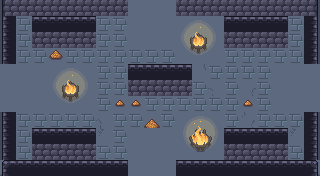

This is a level from a 2D game, rendered from its Tiled map with the project's own tilesets. A one-line summary and the complete map file follow:
An orthogonal 20x11 tile map with 16x16 px tiles, 6 tile layers (ground, dressing, decor, walls, ...), 5 tilesets and 12 objects (5x ENTRY, 5x ENEMY, 2x PROP).

<map version="1.10" tiledversion="1.10.2" orientation="orthogonal" renderorder="right-down" width="20" height="11" tilewidth="16" tileheight="16" infinite="0" nextlayerid="8" nextobjectid="13">
 <tileset firstgid="1" name="wall" tilewidth="16" tileheight="16" tilecount="493" columns="17">
  <image source="../../../gfx/tiles/cove/walls_floor.png" width="272" height="464" />
 </tileset>
 <tileset firstgid="494" name="cracks" tilewidth="16" tileheight="16" tilecount="120" columns="8">
  <image source="../../../gfx/tiles/cove/cracks_floor.png" width="128" height="240" />
 </tileset>
 <tileset firstgid="614" name="wallcracks" tilewidth="16" tileheight="16" tilecount="256" columns="8">
  <image source="../../../gfx/tiles/cove/cracks_walls.png" width="128" height="512" />
 </tileset>
 <tileset firstgid="870" name="objects" tilewidth="16" tileheight="16" tilecount="216" columns="24">
  <image source="../../../gfx/tiles/cove/objects.png" width="384" height="144" />
 </tileset>
 <tileset firstgid="1086" name="fire" tilewidth="16" tileheight="16" tilecount="198" columns="11">
  <image source="../../../gfx/tiles/cove/fire.png" width="176" height="288" />
  <tile id="0">
   <animation>
    <frame tileid="0" duration="150" />
    <frame tileid="33" duration="150" />
    <frame tileid="66" duration="150" />
    <frame tileid="99" duration="150" />
    <frame tileid="132" duration="150" />
    <frame tileid="165" duration="150" />
   </animation>
  </tile>
  <tile id="1">
   <animation>
    <frame tileid="1" duration="150" />
    <frame tileid="34" duration="150" />
    <frame tileid="67" duration="150" />
    <frame tileid="100" duration="150" />
    <frame tileid="133" duration="150" />
    <frame tileid="166" duration="150" />
   </animation>
  </tile>
  <tile id="2">
   <animation>
    <frame tileid="2" duration="150" />
    <frame tileid="35" duration="150" />
    <frame tileid="68" duration="150" />
    <frame tileid="101" duration="150" />
    <frame tileid="134" duration="150" />
    <frame tileid="167" duration="150" />
   </animation>
  </tile>
  <tile id="3">
   <animation>
    <frame tileid="3" duration="150" />
    <frame tileid="36" duration="150" />
    <frame tileid="69" duration="150" />
    <frame tileid="102" duration="150" />
    <frame tileid="135" duration="150" />
    <frame tileid="168" duration="150" />
   </animation>
  </tile>
  <tile id="4">
   <animation>
    <frame tileid="4" duration="150" />
    <frame tileid="37" duration="150" />
    <frame tileid="70" duration="150" />
    <frame tileid="103" duration="150" />
    <frame tileid="136" duration="150" />
    <frame tileid="169" duration="150" />
   </animation>
  </tile>
  <tile id="5">
   <animation>
    <frame tileid="5" duration="150" />
    <frame tileid="38" duration="150" />
    <frame tileid="71" duration="150" />
    <frame tileid="104" duration="150" />
    <frame tileid="137" duration="150" />
    <frame tileid="170" duration="150" />
   </animation>
  </tile>
  <tile id="6">
   <animation>
    <frame tileid="6" duration="150" />
    <frame tileid="39" duration="150" />
    <frame tileid="72" duration="150" />
    <frame tileid="105" duration="150" />
    <frame tileid="138" duration="150" />
    <frame tileid="171" duration="150" />
   </animation>
  </tile>
  <tile id="7">
   <animation>
    <frame tileid="7" duration="150" />
    <frame tileid="40" duration="150" />
    <frame tileid="73" duration="150" />
    <frame tileid="106" duration="150" />
    <frame tileid="139" duration="150" />
    <frame tileid="172" duration="150" />
   </animation>
  </tile>
  <tile id="8">
   <animation>
    <frame tileid="8" duration="150" />
    <frame tileid="41" duration="150" />
    <frame tileid="74" duration="150" />
    <frame tileid="107" duration="150" />
    <frame tileid="140" duration="150" />
    <frame tileid="173" duration="150" />
   </animation>
  </tile>
  <tile id="9">
   <animation>
    <frame tileid="9" duration="150" />
    <frame tileid="42" duration="150" />
    <frame tileid="75" duration="150" />
    <frame tileid="108" duration="150" />
    <frame tileid="141" duration="150" />
    <frame tileid="174" duration="150" />
   </animation>
  </tile>
  <tile id="10">
   <animation>
    <frame tileid="10" duration="150" />
    <frame tileid="43" duration="150" />
    <frame tileid="76" duration="150" />
    <frame tileid="109" duration="150" />
    <frame tileid="142" duration="150" />
    <frame tileid="175" duration="150" />
   </animation>
  </tile>
  <tile id="11">
   <animation>
    <frame tileid="11" duration="150" />
    <frame tileid="44" duration="150" />
    <frame tileid="77" duration="150" />
    <frame tileid="110" duration="150" />
    <frame tileid="143" duration="150" />
    <frame tileid="176" duration="150" />
   </animation>
  </tile>
  <tile id="12">
   <animation>
    <frame tileid="12" duration="150" />
    <frame tileid="45" duration="150" />
    <frame tileid="78" duration="150" />
    <frame tileid="111" duration="150" />
    <frame tileid="144" duration="150" />
    <frame tileid="177" duration="150" />
   </animation>
  </tile>
  <tile id="13">
   <animation>
    <frame tileid="13" duration="150" />
    <frame tileid="46" duration="150" />
    <frame tileid="79" duration="150" />
    <frame tileid="112" duration="150" />
    <frame tileid="145" duration="150" />
    <frame tileid="178" duration="150" />
   </animation>
  </tile>
  <tile id="14">
   <animation>
    <frame tileid="14" duration="150" />
    <frame tileid="47" duration="150" />
    <frame tileid="80" duration="150" />
    <frame tileid="113" duration="150" />
    <frame tileid="146" duration="150" />
    <frame tileid="179" duration="150" />
   </animation>
  </tile>
  <tile id="15">
   <animation>
    <frame tileid="15" duration="150" />
    <frame tileid="48" duration="150" />
    <frame tileid="81" duration="150" />
    <frame tileid="114" duration="150" />
    <frame tileid="147" duration="150" />
    <frame tileid="180" duration="150" />
   </animation>
  </tile>
  <tile id="16">
   <animation>
    <frame tileid="16" duration="150" />
    <frame tileid="49" duration="150" />
    <frame tileid="82" duration="150" />
    <frame tileid="115" duration="150" />
    <frame tileid="148" duration="150" />
    <frame tileid="181" duration="150" />
   </animation>
  </tile>
  <tile id="17">
   <animation>
    <frame tileid="17" duration="150" />
    <frame tileid="50" duration="150" />
    <frame tileid="83" duration="150" />
    <frame tileid="116" duration="150" />
    <frame tileid="149" duration="150" />
    <frame tileid="182" duration="150" />
   </animation>
  </tile>
  <tile id="18">
   <animation>
    <frame tileid="18" duration="150" />
    <frame tileid="51" duration="150" />
    <frame tileid="84" duration="150" />
    <frame tileid="117" duration="150" />
    <frame tileid="150" duration="150" />
    <frame tileid="183" duration="150" />
   </animation>
  </tile>
  <tile id="19">
   <animation>
    <frame tileid="19" duration="150" />
    <frame tileid="52" duration="150" />
    <frame tileid="85" duration="150" />
    <frame tileid="118" duration="150" />
    <frame tileid="151" duration="150" />
    <frame tileid="184" duration="150" />
   </animation>
  </tile>
  <tile id="20">
   <animation>
    <frame tileid="20" duration="150" />
    <frame tileid="53" duration="150" />
    <frame tileid="86" duration="150" />
    <frame tileid="119" duration="150" />
    <frame tileid="152" duration="150" />
    <frame tileid="185" duration="150" />
   </animation>
  </tile>
  <tile id="21">
   <animation>
    <frame tileid="21" duration="150" />
    <frame tileid="54" duration="150" />
    <frame tileid="87" duration="150" />
    <frame tileid="120" duration="150" />
    <frame tileid="153" duration="150" />
    <frame tileid="186" duration="150" />
   </animation>
  </tile>
  <tile id="22">
   <animation>
    <frame tileid="22" duration="150" />
    <frame tileid="55" duration="150" />
    <frame tileid="88" duration="150" />
    <frame tileid="121" duration="150" />
    <frame tileid="154" duration="150" />
    <frame tileid="187" duration="150" />
   </animation>
  </tile>
  <tile id="23">
   <animation>
    <frame tileid="23" duration="150" />
    <frame tileid="56" duration="150" />
    <frame tileid="89" duration="150" />
    <frame tileid="122" duration="150" />
    <frame tileid="155" duration="150" />
    <frame tileid="188" duration="150" />
   </animation>
  </tile>
  <tile id="24">
   <animation>
    <frame tileid="24" duration="150" />
    <frame tileid="57" duration="150" />
    <frame tileid="90" duration="150" />
    <frame tileid="123" duration="150" />
    <frame tileid="156" duration="150" />
    <frame tileid="189" duration="150" />
   </animation>
  </tile>
  <tile id="25">
   <animation>
    <frame tileid="25" duration="150" />
    <frame tileid="58" duration="150" />
    <frame tileid="91" duration="150" />
    <frame tileid="124" duration="150" />
    <frame tileid="157" duration="150" />
    <frame tileid="190" duration="150" />
   </animation>
  </tile>
  <tile id="26">
   <animation>
    <frame tileid="26" duration="150" />
    <frame tileid="59" duration="150" />
    <frame tileid="92" duration="150" />
    <frame tileid="125" duration="150" />
    <frame tileid="158" duration="150" />
    <frame tileid="191" duration="150" />
   </animation>
  </tile>
  <tile id="27">
   <animation>
    <frame tileid="27" duration="150" />
    <frame tileid="60" duration="150" />
    <frame tileid="93" duration="150" />
    <frame tileid="126" duration="150" />
    <frame tileid="159" duration="150" />
    <frame tileid="192" duration="150" />
   </animation>
  </tile>
  <tile id="28">
   <animation>
    <frame tileid="28" duration="150" />
    <frame tileid="61" duration="150" />
    <frame tileid="94" duration="150" />
    <frame tileid="127" duration="150" />
    <frame tileid="160" duration="150" />
    <frame tileid="193" duration="150" />
   </animation>
  </tile>
  <tile id="29">
   <animation>
    <frame tileid="29" duration="150" />
    <frame tileid="62" duration="150" />
    <frame tileid="95" duration="150" />
    <frame tileid="128" duration="150" />
    <frame tileid="161" duration="150" />
    <frame tileid="194" duration="150" />
   </animation>
  </tile>
  <tile id="30">
   <animation>
    <frame tileid="30" duration="150" />
    <frame tileid="63" duration="150" />
    <frame tileid="96" duration="150" />
    <frame tileid="129" duration="150" />
    <frame tileid="162" duration="150" />
    <frame tileid="195" duration="150" />
   </animation>
  </tile>
  <tile id="31">
   <animation>
    <frame tileid="31" duration="150" />
    <frame tileid="64" duration="150" />
    <frame tileid="97" duration="150" />
    <frame tileid="130" duration="150" />
    <frame tileid="163" duration="150" />
    <frame tileid="196" duration="150" />
   </animation>
  </tile>
  <tile id="32">
   <animation>
    <frame tileid="32" duration="150" />
    <frame tileid="65" duration="150" />
    <frame tileid="98" duration="150" />
    <frame tileid="131" duration="150" />
    <frame tileid="164" duration="150" />
    <frame tileid="197" duration="150" />
   </animation>
  </tile>
 </tileset>
 <layer id="1" name="ground" width="20" height="11">
  <data encoding="csv">
251,251,251,251,251,251,251,251,251,251,251,251,251,251,251,251,251,251,251,251,
251,251,251,251,251,251,251,251,251,251,251,251,251,251,251,251,251,251,251,251,
251,251,251,251,251,251,251,251,251,251,251,251,251,251,251,251,251,251,251,251,
251,251,251,251,251,251,251,251,251,251,251,251,251,251,251,251,251,251,251,251,
251,251,251,251,251,251,251,251,251,251,251,251,251,251,251,251,251,251,251,251,
251,251,251,251,251,251,251,251,251,251,251,251,251,251,251,251,251,251,251,251,
251,251,251,251,251,251,251,251,251,251,251,251,251,251,251,251,251,251,251,251,
251,251,251,251,251,251,251,251,251,251,251,251,251,251,251,251,251,251,251,251,
251,251,251,251,251,251,251,251,251,251,251,251,251,251,251,251,251,251,251,251,
251,251,251,251,251,251,251,251,251,251,251,251,251,251,251,251,251,251,251,251,
251,251,251,251,251,251,251,251,251,251,251,251,251,251,251,251,251,251,251,251
</data>
 </layer>
 <layer id="2" name="dressing" width="20" height="11">
  <data encoding="csv">
0,623,0,0,0,0,0,632,0,0,0,617,0,641,625,0,644,0,0,0,
0,232,0,0,0,0,232,232,0,0,0,1094,1095,1096,0,0,0,0,232,0,
0,232,0,0,0,0,232,232,0,0,0,1105,0,1107,0,0,0,0,232,0,
0,232,232,1051,232,232,232,232,232,232,232,1116,1117,1118,232,232,232,232,232,0,
0,0,0,1094,1095,1096,232,232,0,0,0,0,602,232,232,232,232,0,0,0,
0,0,0,1105,0,1107,232,232,0,0,0,0,232,597,232,594,232,0,0,0,
0,0,0,1116,1117,1118,232,1052,1052,232,232,232,232,232,232,1052,232,0,0,0,
0,232,232,232,232,232,595,232,232,909,232,1091,1092,1093,232,612,232,232,232,0,
0,232,0,0,0,0,601,232,0,0,0,1102,0,1104,0,0,0,0,601,0,
0,232,0,0,0,0,232,232,0,0,0,1113,1114,1115,0,0,0,0,232,0,
0,0,0,0,0,0,0,0,0,0,0,0,0,0,0,0,0,0,0,0
</data>
 </layer>
 <layer id="3" name="decor" width="20" height="11">
  <data encoding="csv">
0,0,0,0,0,0,0,0,0,0,0,0,0,0,0,0,0,0,0,0,
0,0,0,0,0,0,0,0,0,0,0,0,0,0,0,0,0,0,0,0,
0,0,0,0,0,0,0,0,0,0,0,0,0,0,0,0,0,0,0,0,
0,0,0,0,0,0,0,0,0,0,0,0,0,0,0,0,0,0,0,0,
0,0,0,0,0,0,0,0,0,0,0,0,0,0,0,0,0,0,0,0,
0,0,0,0,0,0,0,0,0,0,0,0,0,0,0,0,0,0,0,0,
0,0,0,0,0,0,0,0,0,0,0,0,0,0,0,0,0,0,0,0,
0,0,0,0,0,0,0,0,0,0,0,0,0,0,0,0,0,0,0,0,
0,0,0,0,0,0,0,0,0,0,0,0,0,0,0,0,0,0,0,0,
0,0,0,0,0,0,0,0,0,0,0,0,0,0,0,0,0,0,0,0,
0,0,0,0,0,0,0,0,0,0,0,0,0,0,0,0,0,0,0,0
</data>
 </layer>
 <layer id="4" name="walls" width="20" height="11">
  <data encoding="csv">
70,71,71,71,71,71,71,71,0,0,0,71,71,71,71,71,71,71,71,72,
36,0,0,0,0,0,0,0,0,0,0,0,0,0,0,0,0,0,0,38,
36,0,0,0,0,0,0,0,0,0,0,0,0,0,0,0,0,0,0,38,
36,0,0,0,0,0,0,0,0,0,0,0,0,0,0,0,0,0,0,38,
0,0,0,0,0,0,0,0,0,0,0,0,0,0,0,0,0,0,0,0,
0,0,0,0,0,0,0,0,0,0,0,0,0,0,0,0,0,0,0,0,
0,0,0,0,0,0,0,0,0,0,0,0,0,0,0,0,0,0,0,0,
36,0,0,0,0,0,0,0,0,0,0,0,0,0,0,0,0,0,0,38,
36,0,0,0,0,0,0,0,0,0,0,0,0,0,0,0,0,0,0,38,
36,0,0,0,0,0,0,0,0,0,0,0,0,0,0,0,0,0,0,38,
19,20,20,20,20,20,20,20,0,0,0,20,20,20,20,20,20,20,20,21
</data>
 </layer>
 <layer id="5" name="props" width="20" height="11">
  <data encoding="csv">
0,0,0,0,0,0,0,0,0,0,0,0,0,0,0,0,0,0,0,0,
0,0,20,20,20,20,0,0,0,0,0,0,0,0,20,20,20,20,0,0,
0,0,71,71,71,71,0,0,0,0,0,0,1106,0,71,71,71,71,0,0,
0,0,0,0,0,0,0,0,0,0,0,0,0,0,0,0,0,0,0,0,
0,0,0,0,0,0,0,0,20,20,20,20,0,0,0,0,0,0,0,0,
0,0,0,0,1106,0,0,0,71,71,71,71,0,0,0,0,0,0,0,0,
0,0,0,0,0,0,0,0,0,0,0,0,0,0,0,0,0,0,0,0,
0,0,0,0,0,0,0,0,0,0,0,0,0,0,0,0,0,0,0,0,
0,0,20,20,20,20,0,0,0,0,0,0,1103,0,20,20,20,20,0,0,
0,0,71,71,71,71,0,0,0,0,0,0,0,0,71,71,71,71,0,0,
0,0,0,0,0,0,0,0,0,0,0,0,0,0,0,0,0,0,0,0
</data>
 </layer>
 <layer id="6" name="overhead" width="20" height="11">
  <data encoding="csv">
0,0,0,0,0,0,0,0,0,0,0,0,0,0,0,0,0,0,0,0,
0,0,0,0,0,0,0,0,0,0,0,0,0,0,0,0,0,0,0,0,
0,0,0,0,0,0,0,0,0,0,0,0,0,0,0,0,0,0,0,0,
0,0,0,0,0,0,0,0,0,0,0,0,0,0,0,0,0,0,0,0,
0,0,0,0,0,0,0,0,0,0,0,0,0,0,0,0,0,0,0,0,
0,0,0,0,0,0,0,0,0,0,0,0,0,0,0,0,0,0,0,0,
0,0,0,0,0,0,0,0,0,0,0,0,0,0,0,0,0,0,0,0,
0,0,0,0,0,0,0,0,0,0,0,0,0,0,0,0,0,0,0,0,
0,0,0,0,0,0,0,0,0,0,0,0,0,0,0,0,0,0,0,0,
0,0,0,0,0,0,0,0,0,0,0,0,0,0,0,0,0,0,0,0,
0,0,0,0,0,0,0,0,0,0,0,0,0,0,0,0,0,0,0,0
</data>
 </layer>
 <objectgroup id="7" name="spawns">
  <object id="1" name="UP" type="ENTRY" x="152" y="24" />
  <object id="2" name="DOWN" type="ENTRY" x="152" y="152" />
  <object id="3" name="LEFT" type="ENTRY" x="24" y="88" />
  <object id="4" name="RIGHT" type="ENTRY" x="296" y="88" />
  <object id="5" name="" type="ENTRY" x="168" y="104" />
  <object id="6" name="" type="ENEMY" x="248" y="120" />
  <object id="7" name="" type="ENEMY" x="120" y="88" />
  <object id="8" name="" type="ENEMY" x="200" y="88" />
  <object id="9" name="" type="ENEMY" x="152" y="56" />
  <object id="10" name="" type="ENEMY" x="152" y="120" />
  <object id="11" name="torch" type="PROP" x="56" y="168" />
  <object id="12" name="torch" type="PROP" x="264" y="168" />
 </objectgroup>
</map>
